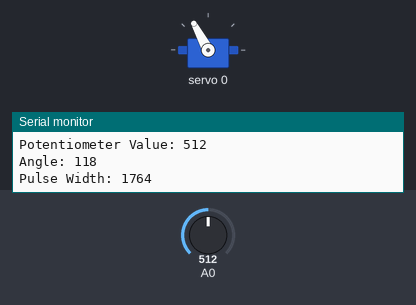
Bench run of a sketch on a simulated Arduino Uno, built with avr-gcc and run on an emulated ATmega328P. Parts: servo, the last lines printed to the serial monitor. Inputs (shaded band) come from the test bench; at power-on: A0 = 512.

Above: at 1.2 s.
1.3 s: A0 set to 582
At 1.9 s:
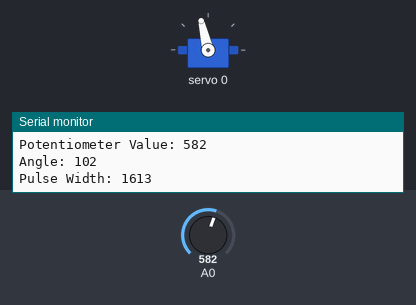
2.9 s: A0 set to 601
At 3.9 s:
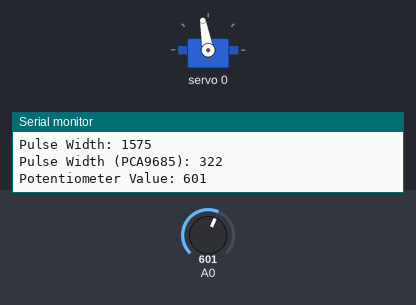
5.9 s: A0 set to 306
At 6.3 s:
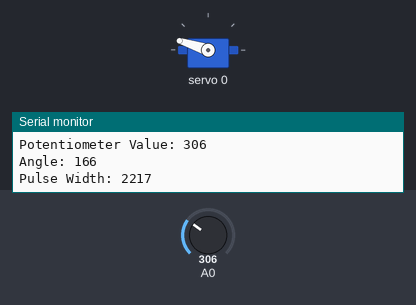
7.4 s: A0 set to 109
At 8.7 s:
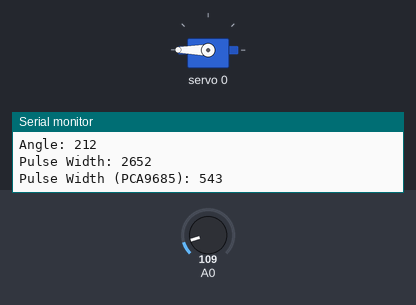
9.0 s: A0 set to 90
12.0 s: A0 set to 660
At 12.9 s:
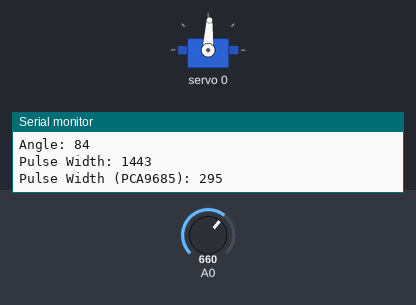
Timing chart, 0 to 14.6 s (numbered marks = the images above; inputs shaded):
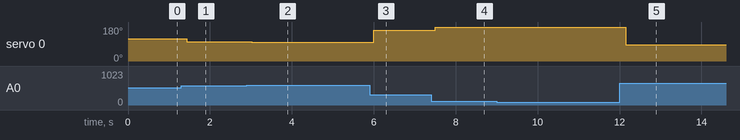

Measured:
- after the input at 1.3 s, servo 0: 118° → 103° after 0.14 s
- after the input at 2.9 s, servo 0: 103° → 100° after 0.13 s
- after the input at 5.9 s, servo 0: 100° → 162° after 0.10 s
- after the input at 7.4 s, servo 0: 162° → 180° after 0.10 s
- after the input at 12.0 s, servo 0: 180° → 87° after 0.15 s

The sketch:

Potinit_base.ino
```cpp
#include <Wire.h>
#include <Adafruit_PWMServoDriver.h>

#define MIN_PULSE_WIDTH       650
#define MAX_PULSE_WIDTH       2350
#define FREQUENCY             50

Adafruit_PWMServoDriver pwm = Adafruit_PWMServoDriver();

int potBase = A0;  // 底座舵机电位器连接到A0
int base = 0;      // 底座舵机连接到驱动板的0号通道

void setup()
{
  pwm.begin();                            // 初始化PWM舵机驱动器
  pwm.setPWMFreq(FREQUENCY);              // 设置PWM频率

  Serial.begin(9600);                     // 初始化串口通信
}

void moveMotor(int controlIn, int motorOut)
{
  int pulse_wide, pulse_width, potVal;

  potVal = analogRead(controlIn);         // 读取电位器的值
  Serial.print("Potentiometer Value: ");
  Serial.println(potVal);

  // 将电位器值从0到1023映射到舵机角度0到180度
  int angle = map(potVal, 1023, 250, 0, 180);
  Serial.print("Angle: ");
  Serial.println(angle);

  // 将角度转换为脉冲宽度
  pulse_wide = map(angle, 0, 180, MIN_PULSE_WIDTH, MAX_PULSE_WIDTH);
  Serial.print("Pulse Width: ");
  Serial.println(pulse_wide);

  pulse_width = int(float(pulse_wide) / 1000000 * FREQUENCY * 4096);   // 将脉宽转换为占空比值
  Serial.print("Pulse Width (PCA9685): ");
  Serial.println(pulse_width);

  pwm.setPWM(motorOut, 0, pulse_width);   // 设置舵机的角度
}

void loop()
{
  moveMotor(potBase, base);               // 控制底座舵机
}
```
